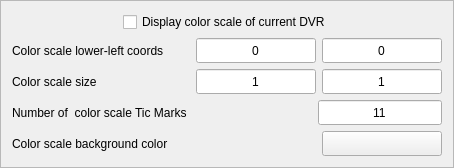
      <widget class="QFrame" name="frame5">
       <property name="minimumSize">
        <size>
         <width>0</width>
         <height>160</height>
        </size>
       </property>
       <property name="whatsThis">
        <string>Specify properties of a color scale that is displayed in the scene, based on the transfer function used in the volume renderer that is rendering in this window.</string>
       </property>
       <property name="frameShape">
        <enum>QFrame::StyledPanel</enum>
       </property>
       <property name="frameShadow">
        <enum>QFrame::Raised</enum>
       </property>
       <layout class="QHBoxLayout">
        <item>
         <layout class="QVBoxLayout">
          <item>
           <layout class="QHBoxLayout">
            <item>
             <spacer name="spacer26">
              <property name="orientation">
               <enum>Qt::Horizontal</enum>
              </property>
              <property name="sizeType">
               <enum>QSizePolicy::Expanding</enum>
              </property>
              <property name="sizeHint" stdset="0">
               <size>
                <width>61</width>
                <height>20</height>
               </size>
              </property>
             </spacer>
            </item>
            <item>
             <widget class="QCheckBox" name="colorbarCheckbox">
              <property name="toolTip">
               <string>turn on/off display of color bar of DVR in scene</string>
              </property>
              <property name="text">
               <string>Display color scale of current DVR</string>
              </property>
             </widget>
            </item>
            <item>
             <spacer name="spacer27">
              <property name="orientation">
               <enum>Qt::Horizontal</enum>
              </property>
              <property name="sizeType">
               <enum>QSizePolicy::Expanding</enum>
              </property>
              <property name="sizeHint" stdset="0">
               <size>
                <width>81</width>
                <height>20</height>
               </size>
              </property>
             </spacer>
            </item>
           </layout>
          </item>
          <item>
           <layout class="QGridLayout">
            <item row="0" column="0">
             <widget class="QLabel" name="textLabel4_4">
              <property name="text">
               <string>Color scale lower-left coords</string>
              </property>
              <property name="wordWrap">
               <bool>false</bool>
              </property>
              <property name="indent">
               <number>0</number>
              </property>
             </widget>
            </item>
            <item row="1" column="2">
             <widget class="QLineEdit" name="colorbarXSizeEdit">
              <property name="minimumSize">
               <size>
                <width>120</width>
                <height>25</height>
               </size>
              </property>
              <property name="toolTip">
               <string>specify color scale width relative to window width in [0,1]</string>
              </property>
              <property name="text">
               <string>1</string>
              </property>
              <property name="alignment">
               <set>Qt::AlignHCenter</set>
              </property>
             </widget>
            </item>
            <item row="0" column="2">
             <widget class="QLineEdit" name="colorbarLLXEdit">
              <property name="minimumSize">
               <size>
                <width>120</width>
                <height>25</height>
               </size>
              </property>
              <property name="toolTip">
               <string>specify color scale position in scene as lower-left x corner in [0,1]</string>
              </property>
              <property name="text">
               <string>0</string>
              </property>
              <property name="alignment">
               <set>Qt::AlignHCenter</set>
              </property>
             </widget>
            </item>
            <item row="0" column="1">
             <spacer name="spacer19_4">
              <property name="orientation">
               <enum>Qt::Horizontal</enum>
              </property>
              <property name="sizeType">
               <enum>QSizePolicy::Expanding</enum>
              </property>
              <property name="sizeHint" stdset="0">
               <size>
                <width>26</width>
                <height>21</height>
               </size>
              </property>
             </spacer>
            </item>
            <item row="0" column="3">
             <widget class="QLineEdit" name="colorbarLLYEdit">
              <property name="minimumSize">
               <size>
                <width>120</width>
                <height>25</height>
               </size>
              </property>
              <property name="toolTip">
               <string>specify color scale position in window as lower-left y corner in [0,1]</string>
              </property>
              <property name="text">
               <string>0</string>
              </property>
              <property name="alignment">
               <set>Qt::AlignHCenter</set>
              </property>
             </widget>
            </item>
            <item row="1" column="1">
             <spacer name="spacer19_2_2">
              <property name="orientation">
               <enum>Qt::Horizontal</enum>
              </property>
              <property name="sizeType">
               <enum>QSizePolicy::Expanding</enum>
              </property>
              <property name="sizeHint" stdset="0">
               <size>
                <width>26</width>
                <height>21</height>
               </size>
              </property>
             </spacer>
            </item>
            <item row="1" column="3">
             <widget class="QLineEdit" name="colorbarYSizeEdit">
              <property name="minimumSize">
               <size>
                <width>120</width>
                <height>25</height>
               </size>
              </property>
              <property name="toolTip">
               <string>specify color scale height relative to window height in [0,1]</string>
              </property>
              <property name="text">
               <string>1</string>
              </property>
              <property name="alignment">
               <set>Qt::AlignHCenter</set>
              </property>
             </widget>
            </item>
            <item row="1" column="0">
             <widget class="QLabel" name="textLabel4_2_2">
              <property name="text">
               <string>Color scale size</string>
              </property>
              <property name="wordWrap">
               <bool>false</bool>
              </property>
              <property name="indent">
               <number>0</number>
              </property>
             </widget>
            </item>
           </layout>
          </item>
          <item>
           <layout class="QHBoxLayout">
            <item>
             <widget class="QLabel" name="textLabel2_4">
              <property name="text">
               <string>Number of  color scale Tic Marks</string>
              </property>
              <property name="wordWrap">
               <bool>false</bool>
              </property>
             </widget>
            </item>
            <item>
             <spacer name="spacer19">
              <property name="orientation">
               <enum>Qt::Horizontal</enum>
              </property>
              <property name="sizeType">
               <enum>QSizePolicy::Expanding</enum>
              </property>
              <property name="sizeHint" stdset="0">
               <size>
                <width>31</width>
                <height>20</height>
               </size>
              </property>
             </spacer>
            </item>
            <item>
             <widget class="QLineEdit" name="numTicsEdit">
              <property name="minimumSize">
               <size>
                <width>120</width>
                <height>25</height>
               </size>
              </property>
              <property name="toolTip">
               <string>Number of vertical tic marks in color scale (or 0 to omit tics)</string>
              </property>
              <property name="text">
               <string>11</string>
              </property>
              <property name="alignment">
               <set>Qt::AlignHCenter</set>
              </property>
             </widget>
            </item>
           </layout>
          </item>
          <item>
           <layout class="QHBoxLayout">
            <item>
             <widget class="QLabel" name="textLabel2_5">
              <property name="text">
               <string>Color scale background color</string>
              </property>
              <property name="wordWrap">
               <bool>false</bool>
              </property>
              <property name="indent">
               <number>0</number>
              </property>
             </widget>
            </item>
            <item>
             <spacer name="spacer17_4">
              <property name="orientation">
               <enum>Qt::Horizontal</enum>
              </property>
              <property name="sizeType">
               <enum>QSizePolicy::Expanding</enum>
              </property>
              <property name="sizeHint" stdset="0">
               <size>
                <width>100</width>
                <height>21</height>
               </size>
              </property>
             </spacer>
            </item>
            <item>
             <widget class="QPushButton" name="colorbarBackgroundButton">
              <property name="enabled">
               <bool>true</bool>
              </property>
              <property name="minimumSize">
               <size>
                <width>120</width>
                <height>25</height>
               </size>
              </property>
              <property name="toolTip">
               <string>Click to specify background color of color scale text</string>
              </property>
              <property name="text">
               <string/>
              </property>
              <property name="autoDefault">
               <bool>false</bool>
              </property>
             </widget>
            </item>
           </layout>
          </item>
         </layout>
        </item>
       </layout>
      </widget>
